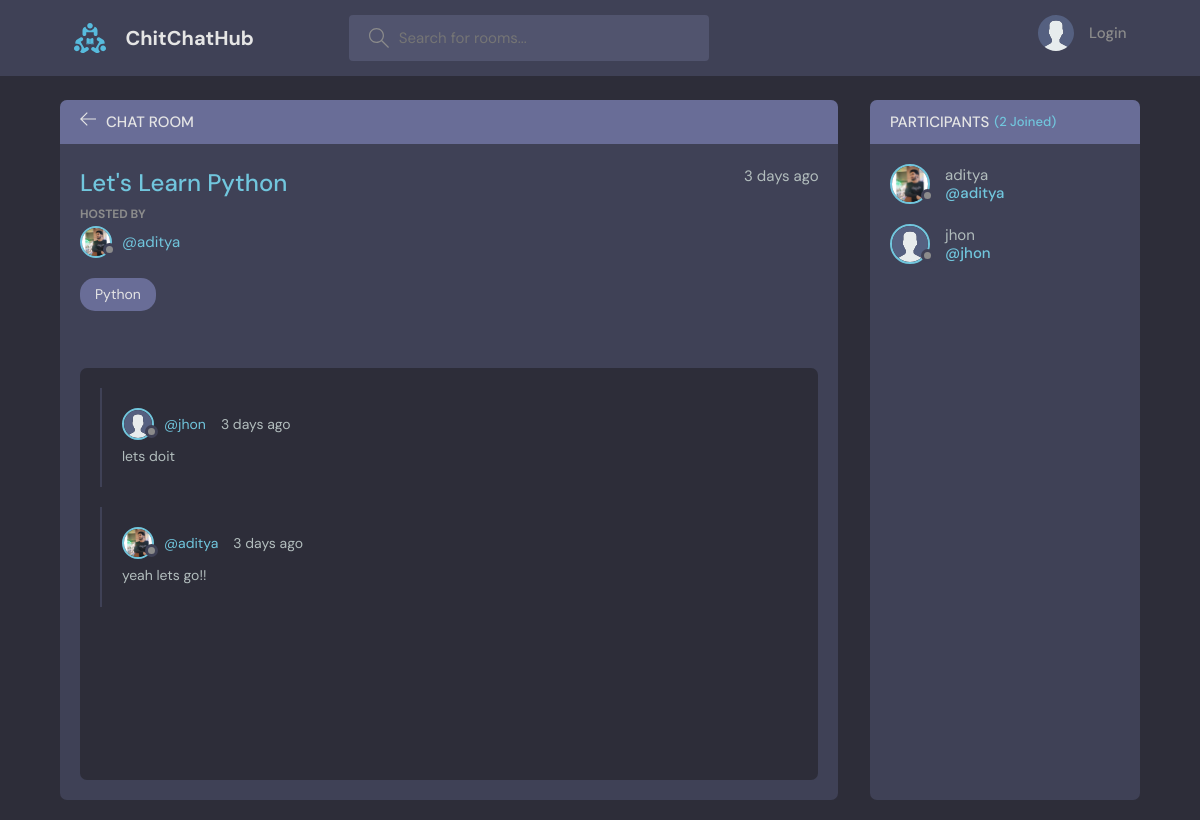
The page /room/1/ on the database its author committed.
### base/models.py (models this page shows, shortened)
class Room(models.Model):
    host = models.ForeignKey(User, on_delete=models.SET_NULL, null=True)
    topic = models.ForeignKey(Topic, on_delete=models.SET_NULL, null=True)
    name = models.CharField(max_length=200)
    description = models.TextField(null=True, blank=True)
    participants = models.ManyToManyField(User, related_name='participants', blank=True)
    updated = models.DateTimeField(auto_now=True)
    created = models.DateTimeField(auto_now_add=True)
    class Meta:
        ordering = ['-updated', '-created']

class User(AbstractUser):
    name = models.CharField(max_length = 200, null = True)
    email = models.EmailField(unique = True, null = True)
    bio = models.TextField(null = True)
    avatar = models.ImageField(null=True, default="avatar.svg")
    USERNAME_FIELD = 'email'
    REQUIRED_FIELDS = []

class Topic(models.Model):
    name = models.CharField(max_length=200)
    def __str__(self):
        return self.name

class Message(models.Model):
    user = models.ForeignKey(User, on_delete=models.CASCADE, default=1)
    room = models.ForeignKey(Room, on_delete=models.CASCADE)
    body = models.TextField()
    updated = models.DateTimeField(auto_now=True)
    created = models.DateTimeField(auto_now_add=True)
    class Meta:
        ordering = ['-updated', '-created']

### base/views.py (the view, shortened to what this page needs)
# urls.py: path('room/<str:pk>/', views.room, name='room'),
def room(request,pk):
    room = Room.objects.get(id = pk)
    room_messages = room.message_set.all()
    participants = room.participants.all()
    context = {'room':room, 'room_messages': room_messages, 'participants':participants}
    return render(request, 'base/room.html', context )

### base/templates/base/room.html (shortened to what this page needs)
{% extends "main.html" %} {% block content %}
<main class="profile-page layout layout--2">
  <div class="container">
    <div class="room">
      <div class="room__top">
        <div class="room__topLeft">
            <a href="{{request.META.HTTP_REFERER}}">
            <svg
              version="1.1"
              xmlns="http://www.w3.org/2000/svg"
              width="32"
              height="32"
              viewBox="0 0 32 32"
            >
              <title>arrow-left</title>
              <path
                d="M13.723 2.286l-13.723 13.714 13.719 13.714 1.616-1.611-10.96-10.96h27.625v-2.286h-27.625l10.965-10.965-1.616-1.607z"
              ></path>
            </svg>
          </a>
          <h3>Chat Room</h3>
        </div>
      </div>
      <div class="room__box scroll">
        <div class="room__header scroll">
          <div class="room__info">
            <h3>{{room.name}}</h3>
            <span>{{room.created|timesince}} ago</span>
          </div>
          <div class="room__hosted">
            <p>Hosted By</p>
            <a
              href="{% url 'user-profile' room.host.id %}"
              class="room__author"
            >
              <div class="avatar avatar--small">
                <img src="{{room.host.avatar.url}}" />
              </div>
              <span>@{{room.host.username}}</span>
            </a>
          </div>
          <span class="room__topics">{{room.topic}}</span>
        </div>
        <div class="room__conversation">
          <div class="threads scroll">
            {% for message in room_messages %}
            <div class="thread">
              <div class="thread__top">
                <div class="thread__author">
                  <a
                    href="{% url 'user-profile' message.user.id %}"
                    class="thread__authorInfo"
                  >
                    <div class="avatar avatar--small">
                      <img
                        src="{{message.user.avatar.url}}"
                      />
                    </div>
                    <span>@{{message.user.username}}</span>
                  </a>
                  <span class="thread__date"
                    >{{message.created | timesince}} ago</span
                  >
                </div>
              </div>
              <div class="thread__details">{{message.body}}</div>
            </div>
            {% endfor %}
          </div>
        </div>
      </div>
    </div>
    <div class="participants">
      <h3 class="participants__top">
        Participants <span>({{participants.count}} Joined)</span>
      </h3>
      <div class="participants__list scroll">
        {% for user in participants %}
        <a href="{% url 'user-profile' user.id %}" class="participant">
          <div class="avatar avatar--medium">
            <img src="{{user.avatar.url}}" />
          </div>
          <p>
            {{user.username}}
            <span>@{{user.username}}</span>
          </p>
        </a>
        {% endfor %}
      </div>
    </div>
  </div>
</main>
{% endblock content %}

### rows shown on the page
Room: name "Let's Learn Python", created "3 days", host.avatar (picture), host.username "aditya", topic "Python"
Message: user.avatar (placeholder picture), user.username "jhon", created "3 days", body "lets doit"
Message: user.avatar (picture), user.username "aditya", created "3 days", body "yeah lets go!!"
User: avatar (picture), username "aditya"
User: avatar (placeholder picture), username "jhon"

### other values the page prints
{{ participants.count }} "2"
